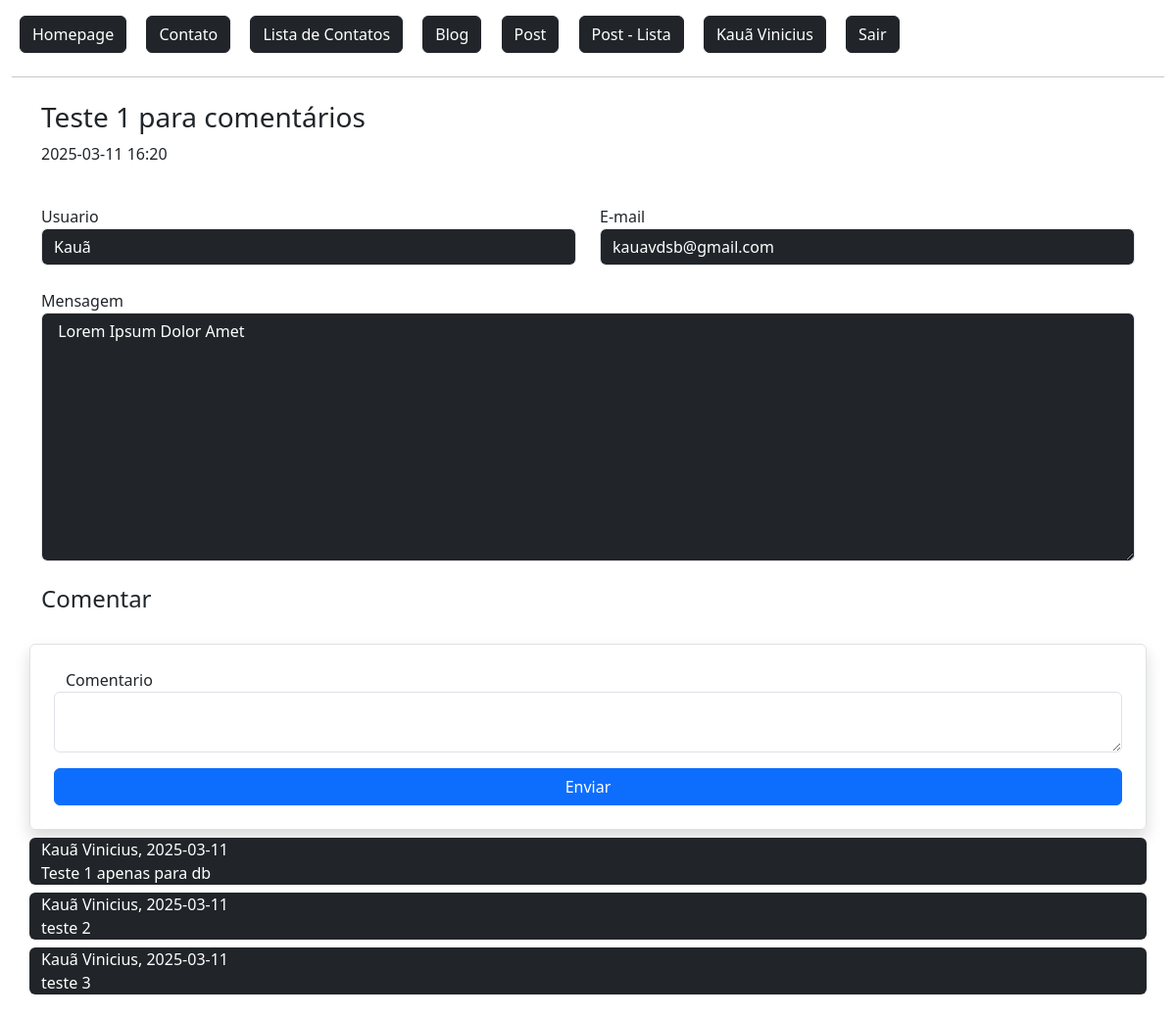
Page /post/1/ (signed in) on the earlier database version.
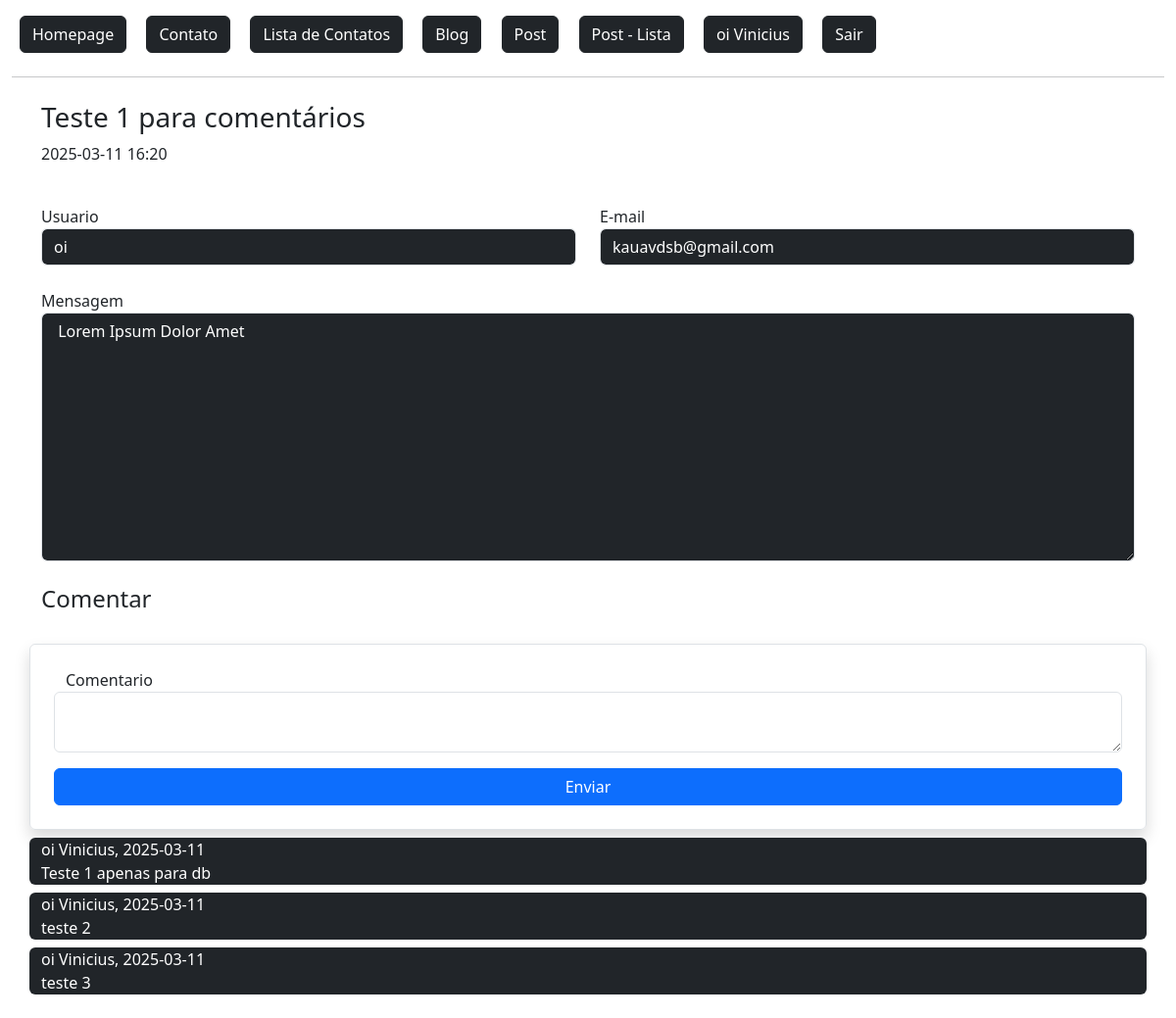
Same page on the later database version.
### flaskLearn/models.py (models this page shows, shortened)
class User(db.Model, UserMixin):
    id = db.Column(db.Integer, primary_key=True)
    admin = db.Column(db.Boolean, default=False)
    nome = db.Column(db.String, nullable=True)
    sobrenome = db.Column(db.String, nullable=True)
    email = db.Column(db.String, nullable=True)
    senha = db.Column(db.String, nullable=True)
    data_cadastro = db.Column(db.DateTime, default=datetime.now())
    posts = db.relationship('Post', backref='user', lazy=True) #É a tabela referenciada. (um usuario pode ter varios posts)
    post_comentarios = db.relationship('PostComentarios', backref='user', lazy=True) #É a tabela referenciada. (um usuario pode ter varios posts)

class PostComentarios(db.Model):
    id = db.Column(db.Integer, primary_key=True)
    data_criacao = db.Column(db.DateTime, default=datetime.now())
    comentario = db.Column(db.String, nullable=True)
    user_id = db.Column(db.Integer, db.ForeignKey('user.id'), nullable=True)
    post_id = db.Column(db.Integer, db.ForeignKey('post.id'), nullable=True)
    def data_resumo(self):
        return str(self.data_criacao)[:10]

### flaskLearn/routes.py (the view)
@app.route('/post/<int:id>/', methods=['GET', 'POST'])
@login_required                 # Exige login do usuário.
def postDetail(id):
    obj = Post.query.get(id)
    lenComentarios = len(obj.comentarios)
    form = PostComentariosForm()
    context = {
        'lenComentarios': lenComentarios
    }
    if form.validate_on_submit():
        form.save(current_user.id, id)
        return redirect(url_for('postDetail', id=id))
    return render_template('posts/post_detail.html', obj=obj, form=form, context=context)

### flaskLearn/forms.py (shortened to what this page needs)
class PostComentariosForm(FlaskForm):
    comentario = TextAreaField('Comentario', validators=[DataRequired()])
    btnSubmit = SubmitField('Enviar')

### flaskLearn/models.py (called while the page is built)
@login_manager.user_loader # Retorna sessao do usuario no controle de login
def load_user(user_id):
    return User.query.get(user_id)

    def data_resumo(self):
        return str(self.data_criacao)[:16]

### flaskLearn/templates/posts/post_detail.html (shortened to what this page needs)
{% extends 'baseTemplate/base.html' %}
{% block content %}
{% include 'baseTemplate/nav.html' %}
<div class="container mt-4">
    <div class="row">
        <h3>{{ obj.titulo }}</h3>
        <p>{{ obj.data_resumo() }}</p>
        <div class="col-md-6 mt-4">
            Usuario
            <input type="text" value="{{ obj.user.nome }}" class="form-control bg-dark text-white" readonly>
        </div>
        <div class="col-md-6 mt-4">
            E-mail
            <input type="text" value="{{ obj.user.email }}" class="form-control bg-dark text-white" readonly>
        </div>
        <div class="col-12 mt-4">
            Mensagem
            <textarea type="text" rows="10" class="form-control bg-dark text-white" readonly> {{ obj.mensagem }} </textarea>
        </div>
    </div>
    <div class="row mt-4">
        <h4>Comentar</h4>
    </div>
    <form action="" method="post" class="row mt-4 p-4 rounded border shadow">
        {{ form.comentario.label() }}
        {{ form.comentario(class="form-control") }}
        {{ form.btnSubmit(class="btn btn-primary col-12 mt-3")}}
    </form>
    <div class="row mb-4">
        {% for comentario in range(context.lenComentarios) %}
            <div class="col-12 bg-dark rounded text-white mt-2">
                {{ obj.comentarios[comentario].user.nome }} {{ obj.comentarios[comentario].user.sobrenome }}<span>, </span>
                {{ obj.comentarios[comentario].data_resumo() }} <br>
                {{ obj.comentarios[comentario].comentario }}
            </div>
        {% endfor %}
    </div>
</div>
{% endblock %}

### flaskLearn/templates/baseTemplate/nav.html
<a href="{{url_for('homepage')}}" class="btn btn-dark m-2">
    Homepage
</a>
<a href="{{url_for('contato')}}" class="btn btn-dark m-2">
    Contato
</a>
<a href="{{url_for('contatoLista')}}" class="btn btn-dark m-2">
    Lista de Contatos
</a>
<a href="{{url_for('editorBlog')}}" class="btn btn-dark m-2">
    Blog
</a>
<a href="{{url_for('postNovo')}}" class="btn btn-dark m-2">
    Post
</a>
<a href="{{url_for('postLista')}}" class="btn btn-dark m-2">
    Post - Lista
</a>
{% if current_user.is_authenticated %}
    <a href="{{ url_for('dashboard') }}" class="btn btn-dark m-2">
        {{ current_user.nome }} {{ current_user.sobrenome }}
    </a>
    <a href="{{ url_for('logout') }}" class="btn btn-dark m-2">
        Sair
    </a>
{% else %}
    <a href="{{url_for('login')}}" class="btn btn-dark m-2">
        Login
    </a>
{% endif %}
<hr>

Differences in the rows shown:
changed User "Vinicius": nome "Kauã" → "oi"; user.nome "Kauã" → "oi"
Other differences:
new list line: "oi Vinicius"
new list line: "2025-03-11 Teste 1 apenas para db"
new list line: "2025-03-11 teste 2"
new list line: "2025-03-11 teste 3"
list line gone: "Kauã Vinicius"
list line gone: "2025-03-11 Teste 1 apenas para db"
list line gone: "2025-03-11 teste 2"
list line gone: "2025-03-11 teste 3"
